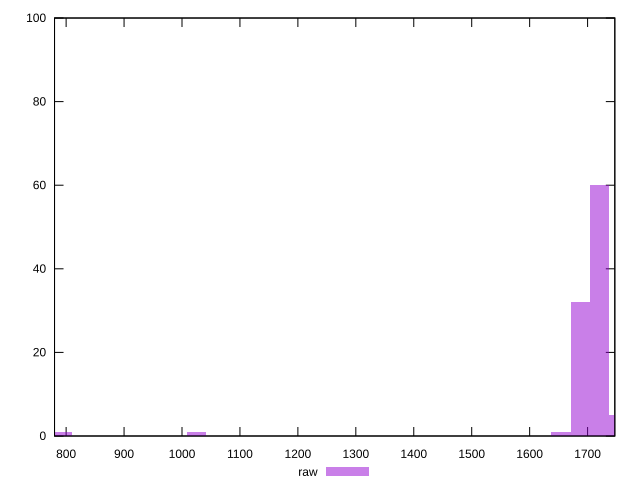

The script that saved this image:
reset

$raw <<EOF
793.9620550272011 1
1720.2511192256025 60
1687.1693669328024 32
1753.3328715184025 5
1025.5343210768015 1
1654.0876146400024 1
EOF

set key outside below
set boxwidth 33.08175229280005
set xrange [780:1747]
set yrange [0:100]
set trange [0:100]
set style fill transparent solid 0.5 noborder
set terminal svg size 640, 490 enhanced background rgb 'white'
set output "reports/report_00030_2021-02-24T20-42-31.540Z/render-blocking-resources/samples/astro/raw/histogram.svg"

plot $raw title "raw" with boxes

reset
